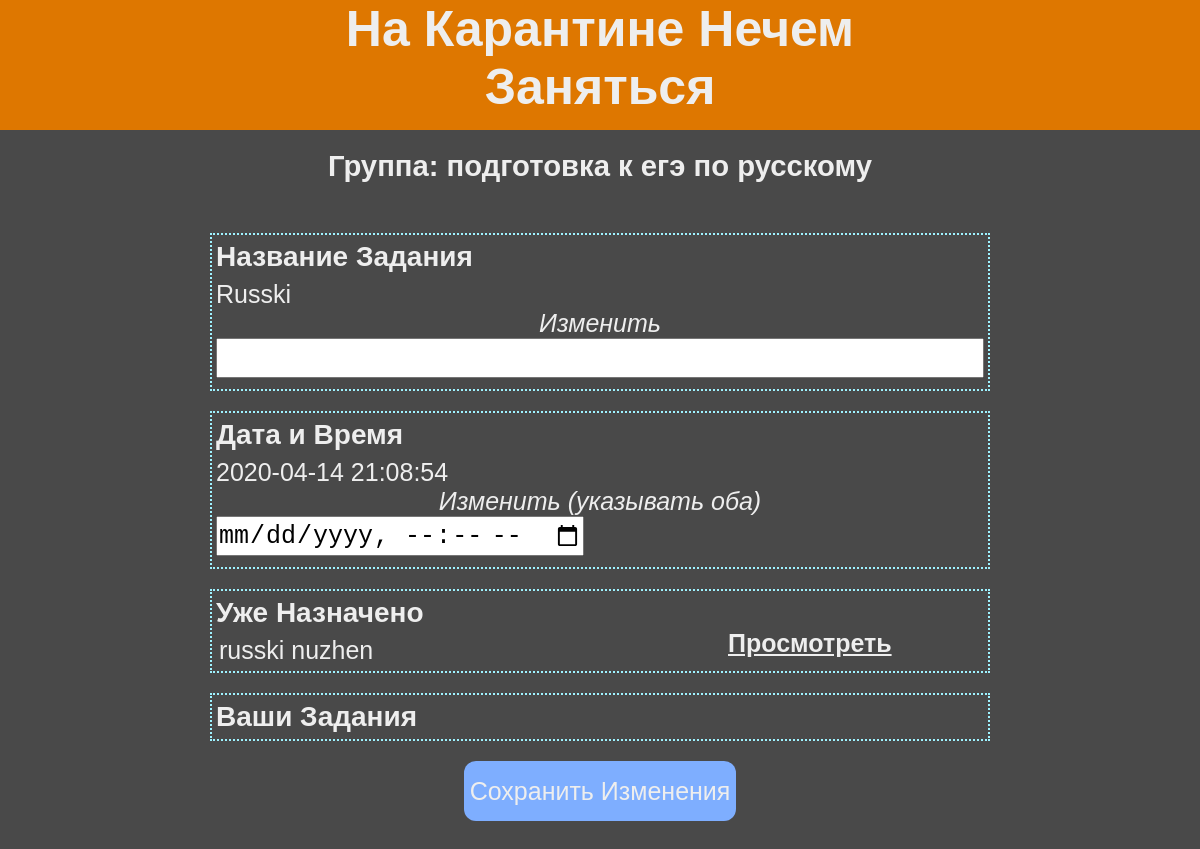
Page /deadline/1 on the earlier database version.
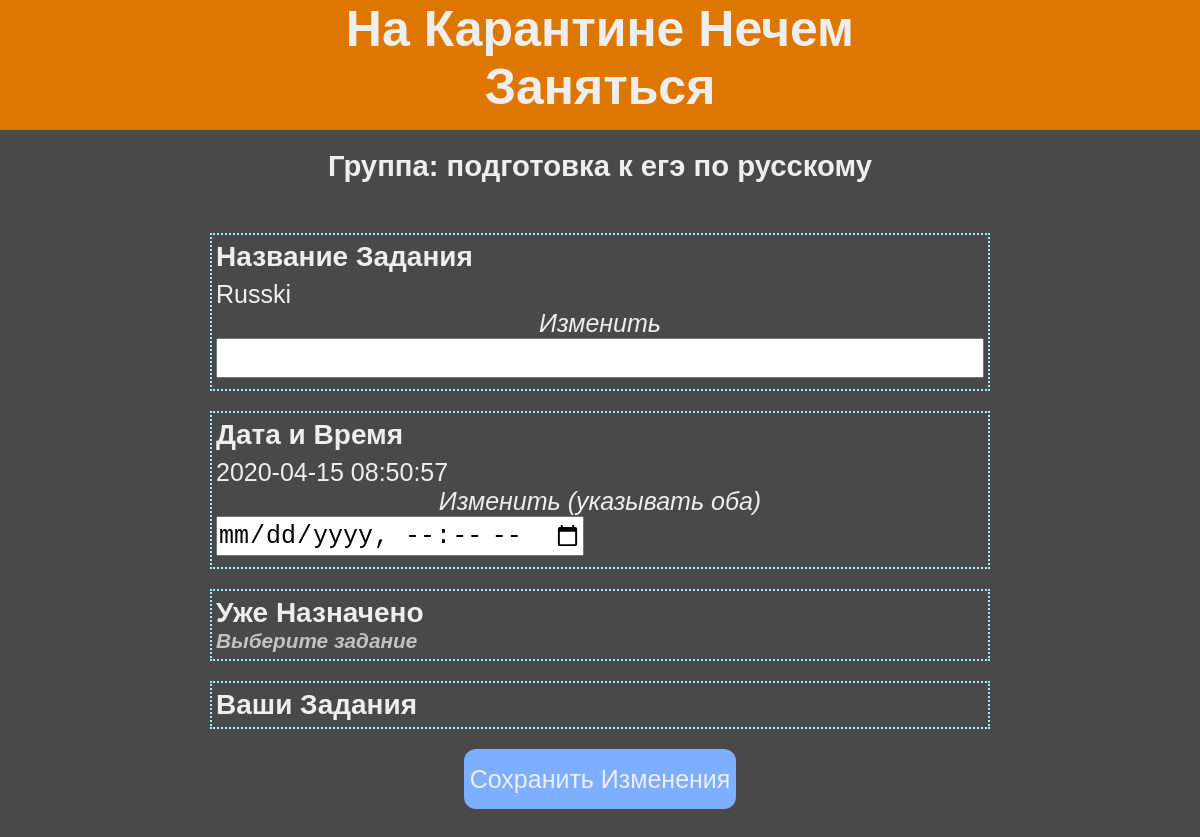
Same page on the later database version.
### data/task.py (models this page shows, shortened)
class Task(SqlAlchemyBase, SerializerMixin):
    __tablename__ = "tasks"
    id = sa.Column(sa.Integer,
                   primary_key=True,
                   autoincrement=True)
    name = sa.Column(sa.String)
    created_time = sa.Column(sa.DateTime,
                             default=datetime.datetime.now)
    description = sa.Column(sa.String)
    user_id = sa.Column(sa.Integer, sa.ForeignKey("users.id"))
    deadlines = sa.orm.relationship("Deadline",
                                    backref="task",
                                    lazy="subquery")
    problems = sa.orm.relationship("Problem",
                                    backref="task",
                                    lazy="subquery")

### main.py (the view, shortened to what this page needs)
@app.route("/deadline/<int:id>", methods=["GET", "POST"])
def manage_deadline(id):
    if request.method == "GET":
        sql = db.create_session()
        deadline = sql.query(db.Deadline).get(id)
        dl_data = deadline.to_dict(only=("name", "time"))
        if deadline.task is not None:
            dl_data["task"] = deadline.task.to_dict(only=("name", "id"))
        g_data = deadline.group.to_dict(only=("name", ))
        sql.close()
        return render_template("manageDeadline.html", deadline=dl_data, group=g_data)

### data/db_session.py (called while the page is built)
def create_session() -> Session:
    global __factory
    return __factory()

### templates/manageDeadline.html (shortened to what this page needs)
{% extends "j2/base.j2" %}
{% block head %}
	<link rel="stylesheet" type="text/css" href="/static/css/taskNgroup.css">
	<link rel="stylesheet" type="text/css" href="/static/css/manageDeadline.css">
{% endblock %}
{% block body_content %}
	<form class="baseForm" method="post">
			<div class="container">
				<div class="beginPage">
					<h3>Группа: {{ group['name'] }}</h3>
				</div>
				<div class="item">
					<label class="itemTitle">Название Задания</label>
					<label class="current">{{ deadline["name"] }}</label>
					<label class="edit">Изменить</label>
					<input class="fieldInput" type="text" name="name">
				</div>
				<div class="item">
					<label class="itemTitle">Дата и Время</label>
					<label class="current">{{ deadline["time"] }}</label>
					<label class="edit">Изменить (указывать оба)</label>
					<input class="fieldInput" type="datetime-local" name="time" id="time">
				</div>
				<div class="item">
					<label class="itemTitle">Уже Назначено</label>
					{% set task = deadline.get('task') %}
					{% if task is not none %}
						<div class="existField" id="assigned">
							<label class="current">{{ task['name'] }}</label>
							<a href="#">Просмотреть</a>
						</div>
					{% else %}
						<h5 class="listEmpty">Выберите задание</h5>
					{% endif %}
				</div>
				<div class="item">
					<label class="itemTitle">Ваши Задания</label>
				</div>
				<button class="submitBtn">Сохранить Изменения</button>
			</div>
	</form>
{% endblock %}

Differences in the rows shown:
no longer on this page (row edited): Task: name "russki nuzhen"
Other differences:
{{ deadline["time"] }}: "2020-04-14 21:08:54" → "2020-04-15 08:50:57"
text no longer shown: "Просмотреть"
text now shown: "Выберите задание"
